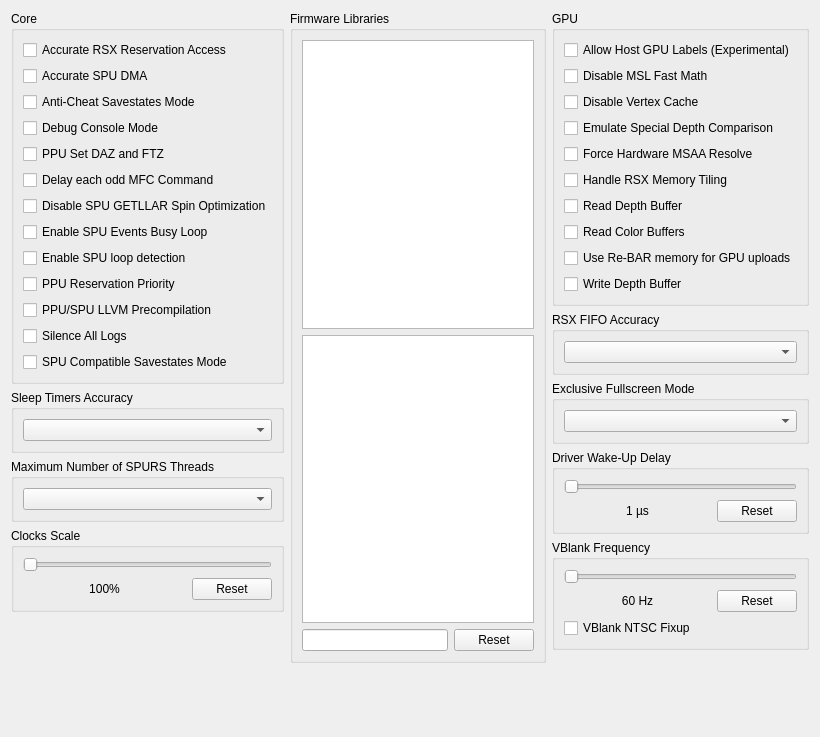
         <widget class="QWidget" name="advancedTabScrollContents">
          <property name="geometry">
           <rect>
            <x>0</x>
            <y>0</y>
            <width>820</width>
            <height>737</height>
           </rect>
          </property>
          <layout class="QVBoxLayout" name="advancedTabScrollContentsLayout">
           <item>
            <layout class="QHBoxLayout" name="advancedTabLayout" stretch="1,1,1">
             <item>
              <layout class="QVBoxLayout" name="advancedTabLayoutLeft">
               <item>
                <widget class="QGroupBox" name="gb_advanced_core">
                 <property name="sizePolicy">
                  <sizepolicy hsizetype="Preferred" vsizetype="Minimum">
                   <horstretch>0</horstretch>
                   <verstretch>0</verstretch>
                  </sizepolicy>
                 </property>
                 <property name="title">
                  <string>Core</string>
                 </property>
                 <layout class="QVBoxLayout" name="gb_advanced_core_layout">
                  <item>
                   <widget class="QCheckBox" name="accurateRSXAccess">
                    <property name="text">
                     <string>Accurate RSX Reservation Access</string>
                    </property>
                   </widget>
                  </item>
                  <item>
                   <widget class="QCheckBox" name="accurateSpuDMA">
                    <property name="text">
                     <string>Accurate SPU DMA</string>
                    </property>
                   </widget>
                  </item>
                  <item>
                   <widget class="QCheckBox" name="antiCheatSavestates">
                    <property name="text">
                     <string>Anti-Cheat Savestates Mode</string>
                    </property>
                   </widget>
                  </item>
                  <item>
                   <widget class="QCheckBox" name="debugConsoleMode">
                    <property name="text">
                     <string>Debug Console Mode</string>
                    </property>
                   </widget>
                  </item>
                  <item>
                   <widget class="QCheckBox" name="setDAZandFTZ">
                    <property name="text">
                     <string>PPU Set DAZ and FTZ</string>
                    </property>
                   </widget>
                  </item>
                  <item>
                   <widget class="QCheckBox" name="mfcDelayCommand">
                    <property name="text">
                     <string>Delay each odd MFC Command</string>
                    </property>
                   </widget>
                  </item>
                  <item>
                   <widget class="QCheckBox" name="disableSpinOptimization">
                    <property name="text">
                     <string>Disable SPU GETLLAR Spin Optimization</string>
                    </property>
                   </widget>
                  </item>
                  <item>
                   <widget class="QCheckBox" name="enableSpuEventsBusyLoop">
                    <property name="text">
                     <string>Enable SPU Events Busy Loop</string>
                    </property>
                   </widget>
                  </item>
                  <item>
                   <widget class="QCheckBox" name="spuLoopDetection">
                    <property name="text">
                     <string>Enable SPU loop detection</string>
                    </property>
                   </widget>
                  </item>
                  <item>
                   <widget class="QCheckBox" name="ppuReservationPrority">
                    <property name="text">
                     <string>PPU Reservation Priority</string>
                    </property>
                   </widget>
                  </item>
                  <item>
                   <widget class="QCheckBox" name="llvmPrecompilation">
                    <property name="text">
                     <string>PPU/SPU LLVM Precompilation</string>
                    </property>
                   </widget>
                  </item>
                  <item>
                   <widget class="QCheckBox" name="silenceAllLogs">
                    <property name="text">
                     <string>Silence All Logs</string>
                    </property>
                   </widget>
                  </item>
                  <item>
                   <widget class="QCheckBox" name="compatibleSavestates">
                    <property name="text">
                     <string>SPU Compatible Savestates Mode</string>
                    </property>
                   </widget>
                  </item>
                 </layout>
                </widget>
               </item>
               <item>
                <widget class="QGroupBox" name="gb_sleep_timers_accuracy">
                 <property name="sizePolicy">
                  <sizepolicy hsizetype="Preferred" vsizetype="Minimum">
                   <horstretch>0</horstretch>
                   <verstretch>0</verstretch>
                  </sizepolicy>
                 </property>
                 <property name="title">
                  <string>Sleep Timers Accuracy</string>
                 </property>
                 <layout class="QVBoxLayout" name="gb_sleep_timers_accuracy_layout">
                  <item>
                   <widget class="QComboBox" name="sleepTimersAccuracy"/>
                  </item>
                 </layout>
                </widget>
               </item>
               <item>
                <widget class="QGroupBox" name="gb_max_spurs_threads">
                 <property name="sizePolicy">
                  <sizepolicy hsizetype="Preferred" vsizetype="Minimum">
                   <horstretch>0</horstretch>
                   <verstretch>0</verstretch>
                  </sizepolicy>
                 </property>
                 <property name="title">
                  <string>Maximum Number of SPURS Threads</string>
                 </property>
                 <layout class="QVBoxLayout" name="gb_max_spurs_threads_layout">
                  <item>
                   <widget class="QComboBox" name="maxSPURSThreads"/>
                  </item>
                 </layout>
                </widget>
               </item>
               <item>
                <widget class="QGroupBox" name="gb_clockScale">
                 <property name="sizePolicy">
                  <sizepolicy hsizetype="Preferred" vsizetype="Minimum">
                   <horstretch>0</horstretch>
                   <verstretch>0</verstretch>
                  </sizepolicy>
                 </property>
                 <property name="title">
                  <string>Clocks Scale</string>
                 </property>
                 <layout class="QVBoxLayout" name="gb_clockScale_layout">
                  <item>
                   <widget class="QSlider" name="clockScale">
                    <property name="orientation">
                     <enum>Qt::Orientation::Horizontal</enum>
                    </property>
                   </widget>
                  </item>
                  <item>
                   <layout class="QHBoxLayout" name="clockScaleLayout" stretch="1,0">
                    <item>
                     <widget class="QLabel" name="clockScaleText">
                      <property name="text">
                       <string>100%</string>
                      </property>
                      <property name="alignment">
                       <set>Qt::AlignmentFlag::AlignCenter</set>
                      </property>
                     </widget>
                    </item>
                    <item>
                     <widget class="QPushButton" name="clockScaleReset">
                      <property name="text">
                       <string>Reset</string>
                      </property>
                     </widget>
                    </item>
                   </layout>
                  </item>
                 </layout>
                </widget>
               </item>
               <item>
                <spacer name="advancedTabSpacerLeft">
                 <property name="orientation">
                  <enum>Qt::Orientation::Vertical</enum>
                 </property>
                 <property name="sizeType">
                  <enum>QSizePolicy::Policy::MinimumExpanding</enum>
                 </property>
                 <property name="sizeHint" stdset="0">
                  <size>
                   <width>0</width>
                   <height>0</height>
                  </size>
                 </property>
                </spacer>
               </item>
              </layout>
             </item>
             <item>
              <layout class="QVBoxLayout" name="advancedTabLayoutMiddle">
               <item>
                <widget class="QGroupBox" name="gb_libs">
                 <property name="title">
                  <string>Firmware Libraries</string>
                 </property>
                 <layout class="QVBoxLayout" name="gb_libs_layout">
                  <item>
                   <widget class="QListWidget" name="hleList">
                    <property name="sizePolicy">
                     <sizepolicy hsizetype="Preferred" vsizetype="Preferred">
                      <horstretch>0</horstretch>
                      <verstretch>0</verstretch>
                     </sizepolicy>
                    </property>
                    <property name="selectionMode">
                     <enum>QAbstractItemView::SelectionMode::ExtendedSelection</enum>
                    </property>
                   </widget>
                  </item>
                  <item>
                   <widget class="QListWidget" name="lleList">
                    <property name="sizePolicy">
                     <sizepolicy hsizetype="Preferred" vsizetype="Preferred">
                      <horstretch>0</horstretch>
                      <verstretch>0</verstretch>
                     </sizepolicy>
                    </property>
                    <property name="selectionMode">
                     <enum>QAbstractItemView::SelectionMode::ExtendedSelection</enum>
                    </property>
                   </widget>
                  </item>
                  <item>
                   <layout class="QHBoxLayout" name="gb_lleLibs_layout" stretch="1,0">
                    <property name="spacing">
                     <number>6</number>
                    </property>
                    <property name="sizeConstraint">
                     <enum>QLayout::SizeConstraint::SetNoConstraint</enum>
                    </property>
                    <item>
                     <widget class="QLineEdit" name="searchBox"/>
                    </item>
                    <item>
                     <widget class="QPushButton" name="resetLleList">
                      <property name="text">
                       <string>Reset</string>
                      </property>
                     </widget>
                    </item>
                   </layout>
                  </item>
                 </layout>
                </widget>
               </item>
              </layout>
             </item>
             <item>
              <layout class="QVBoxLayout" name="advancedTabLayoutRight">
               <item>
                <widget class="QGroupBox" name="gb_advanced_gpu">
                 <property name="sizePolicy">
                  <sizepolicy hsizetype="Preferred" vsizetype="Minimum">
                   <horstretch>0</horstretch>
                   <verstretch>0</verstretch>
                  </sizepolicy>
                 </property>
                 <property name="title">
                  <string>GPU</string>
                 </property>
                 <layout class="QVBoxLayout" name="gb_advanced_gpu_layout">
                  <item>
                   <widget class="QCheckBox" name="allowHostGPULabels">
                    <property name="text">
                     <string>Allow Host GPU Labels (Experimental)</string>
                    </property>
                   </widget>
                  </item>
                  <item>
                   <widget class="QCheckBox" name="disableMslFastMath">
                    <property name="text">
                     <string>Disable MSL Fast Math</string>
                    </property>
                   </widget>
                  </item>
                  <item>
                   <widget class="QCheckBox" name="disableVertexCache">
                    <property name="text">
                     <string>Disable Vertex Cache</string>
                    </property>
                   </widget>
                  </item>
                  <item>
                   <widget class="QCheckBox" name="emulateDepthCompare">
                    <property name="text">
                     <string>Emulate Special Depth Comparison</string>
                    </property>
                   </widget>
                  </item>
                  <item>
                   <widget class="QCheckBox" name="forceHwMSAAResolve">
                    <property name="text">
                     <string>Force Hardware MSAA Resolve</string>
                    </property>
                   </widget>
                  </item>
                  <item>
                   <widget class="QCheckBox" name="handleTiledMemory">
                    <property name="text">
                     <string>Handle RSX Memory Tiling</string>
                    </property>
                   </widget>
                  </item>
                  <item>
                   <widget class="QCheckBox" name="readDepth">
                    <property name="text">
                     <string>Read Depth Buffer</string>
                    </property>
                   </widget>
                  </item>
                  <item>
                   <widget class="QCheckBox" name="readColor">
                    <property name="text">
                     <string>Read Color Buffers</string>
                    </property>
                   </widget>
                  </item>
                  <item>
                   <widget class="QCheckBox" name="useReBAR">
                    <property name="text">
                     <string>Use Re-BAR memory for GPU uploads</string>
                    </property>
                   </widget>
                  </item>
                  <item>
                   <widget class="QCheckBox" name="dumpDepth">
                    <property name="text">
                     <string>Write Depth Buffer</string>
                    </property>
                   </widget>
                  </item>
                 </layout>
                </widget>
               </item>
               <item>
                <widget class="QGroupBox" name="gb_rsx_fifo_accuracy">
                 <property name="sizePolicy">
                  <sizepolicy hsizetype="Preferred" vsizetype="Minimum">
                   <horstretch>0</horstretch>
                   <verstretch>0</verstretch>
                  </sizepolicy>
                 </property>
                 <property name="title">
                  <string>RSX FIFO Accuracy</string>
                 </property>
                 <layout class="QVBoxLayout" name="gb_rsx_fifo_accuracy_layout">
                  <item>
                   <widget class="QComboBox" name="FIFOAccuracy"/>
                  </item>
                 </layout>
                </widget>
               </item>
               <item>
                <widget class="QGroupBox" name="gb_exclusiveFullscreen">
                 <property name="sizePolicy">
                  <sizepolicy hsizetype="Preferred" vsizetype="Minimum">
                   <horstretch>0</horstretch>
                   <verstretch>0</verstretch>
                  </sizepolicy>
                 </property>
                 <property name="title">
                  <string>Exclusive Fullscreen Mode</string>
                 </property>
                 <layout class="QVBoxLayout" name="gb_exclusiveFullscreen_layout">
                  <item>
                   <widget class="QComboBox" name="exclusiveFullscreenMode"/>
                  </item>
                 </layout>
                </widget>
               </item>
               <item>
                <widget class="QGroupBox" name="gb_wakeupDelay">
                 <property name="sizePolicy">
                  <sizepolicy hsizetype="Preferred" vsizetype="Minimum">
                   <horstretch>0</horstretch>
                   <verstretch>0</verstretch>
                  </sizepolicy>
                 </property>
                 <property name="title">
                  <string>Driver Wake-Up Delay</string>
                 </property>
                 <layout class="QVBoxLayout" name="gb_wakeupDelay_layout">
                  <item>
                   <widget class="QSlider" name="wakeupDelay">
                    <property name="orientation">
                     <enum>Qt::Orientation::Horizontal</enum>
                    </property>
                   </widget>
                  </item>
                  <item>
                   <layout class="QHBoxLayout" name="wakeupDelayLayout" stretch="1,0">
                    <item>
                     <widget class="QLabel" name="wakeupText">
                      <property name="text">
                       <string>1 µs</string>
                      </property>
                      <property name="alignment">
                       <set>Qt::AlignmentFlag::AlignCenter</set>
                      </property>
                     </widget>
                    </item>
                    <item>
                     <widget class="QPushButton" name="wakeupReset">
                      <property name="text">
                       <string>Reset</string>
                      </property>
                     </widget>
                    </item>
                   </layout>
                  </item>
                 </layout>
                </widget>
               </item>
               <item>
                <widget class="QGroupBox" name="gb_vblank">
                 <property name="sizePolicy">
                  <sizepolicy hsizetype="Preferred" vsizetype="Minimum">
                   <horstretch>0</horstretch>
                   <verstretch>0</verstretch>
                  </sizepolicy>
                 </property>
                 <property name="title">
                  <string>VBlank Frequency</string>
                 </property>
                 <layout class="QVBoxLayout" name="gb_vblank_layout">
                  <item>
                   <widget class="QSlider" name="vblank">
                    <property name="orientation">
                     <enum>Qt::Orientation::Horizontal</enum>
                    </property>
                   </widget>
                  </item>
                  <item>
                   <layout class="QHBoxLayout" name="vBlankLayout" stretch="1,0">
                    <item>
                     <widget class="QLabel" name="vblankText">
                      <property name="text">
                       <string>60 Hz</string>
                      </property>
                      <property name="alignment">
                       <set>Qt::AlignmentFlag::AlignCenter</set>
                      </property>
                     </widget>
                    </item>
                    <item>
                     <widget class="QPushButton" name="vblankReset">
                      <property name="text">
                       <string>Reset</string>
                      </property>
                     </widget>
                    </item>
                   </layout>
                  </item>
                  <item>
                   <widget class="QCheckBox" name="vblankNTSCFixup">
                    <property name="text">
                     <string>VBlank NTSC Fixup</string>
                    </property>
                   </widget>
                  </item>
                 </layout>
                </widget>
               </item>
               <item>
                <spacer name="advancedTabSpacerRight">
                 <property name="orientation">
                  <enum>Qt::Orientation::Vertical</enum>
                 </property>
                 <property name="sizeType">
                  <enum>QSizePolicy::Policy::MinimumExpanding</enum>
                 </property>
                 <property name="sizeHint" stdset="0">
                  <size>
                   <width>13</width>
                   <height>13</height>
                  </size>
                 </property>
                </spacer>
               </item>
              </layout>
             </item>
            </layout>
           </item>
           <item>
            <spacer name="advancedTabSpacer">
             <property name="orientation">
              <enum>Qt::Orientation::Vertical</enum>
             </property>
             <property name="sizeHint" stdset="0">
              <size>
               <width>0</width>
               <height>0</height>
              </size>
             </property>
            </spacer>
           </item>
          </layout>
         </widget>
